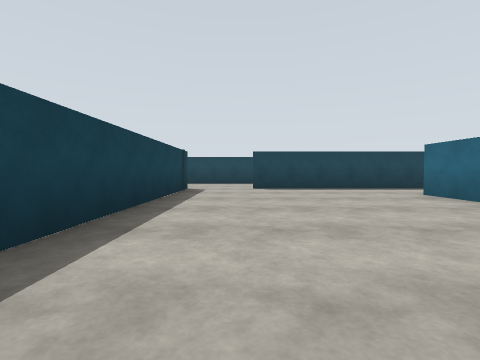
View 1 (above)

24 first-person views from a walk through a robot-simulator world made for Gazebo. The camera is 1.2 m above the floor, tilts 2° down and sees 85° across. The floor is counted in squares, 2.5 m on a side. Each view is taken from the middle of a square. On the plan, view 1 faces up. The plan holds only what a view shows up to about 9 squares ahead; the rest is blank. The place goes on beyond the plan. Gazebo's built-in surfaces are drawn with simple patterns.

View 2
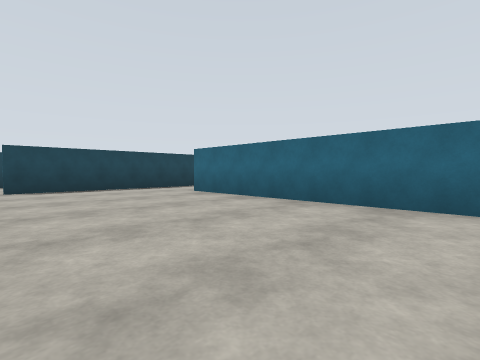

View 3
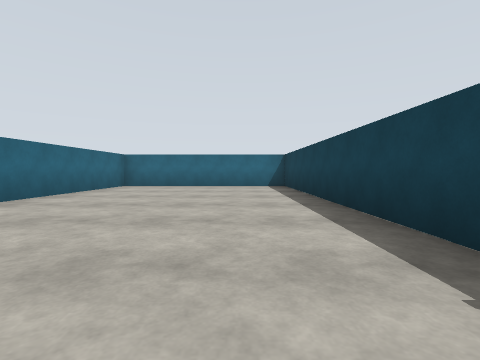

View 4
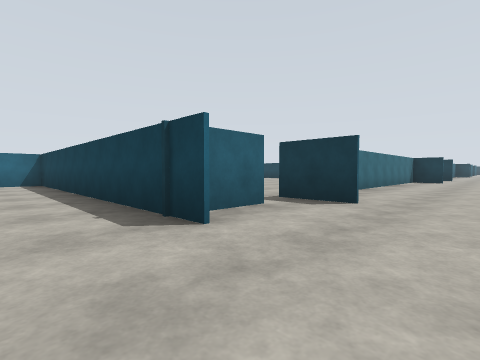

View 5
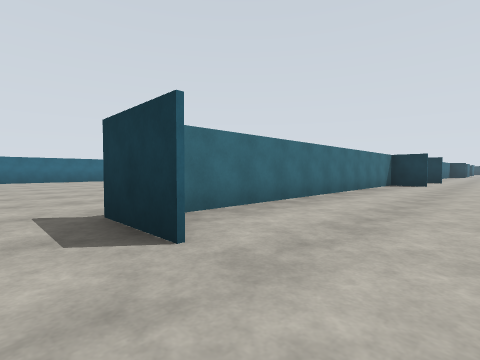

View 6
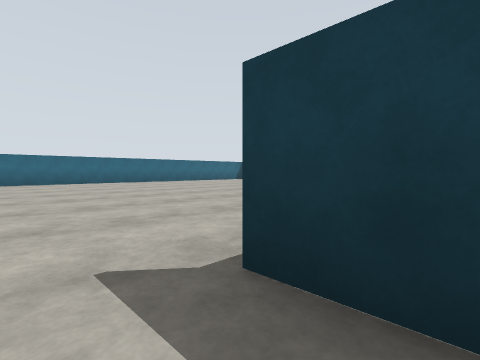

View 7
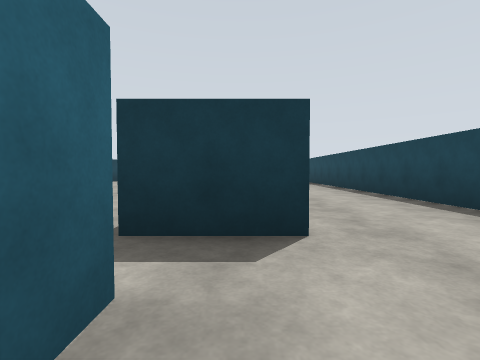

View 8
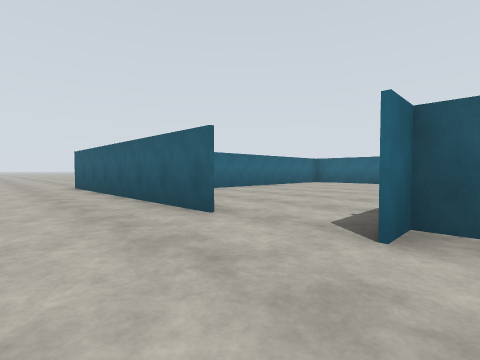

View 9
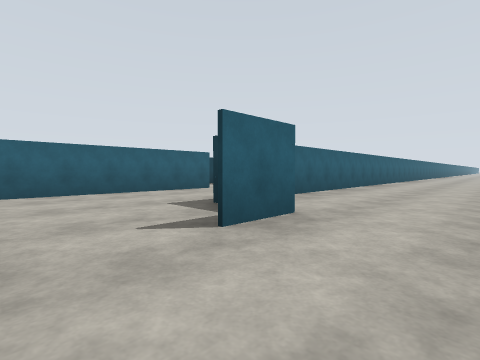

View 10
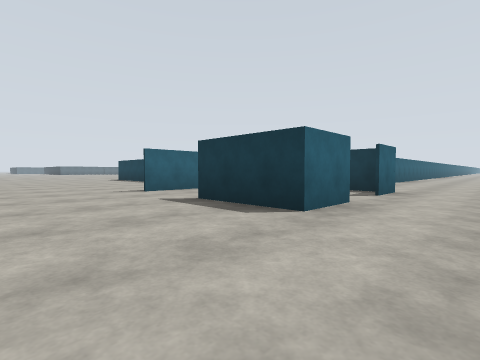

View 11
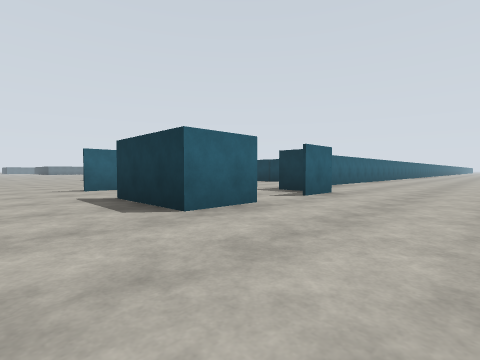

View 12
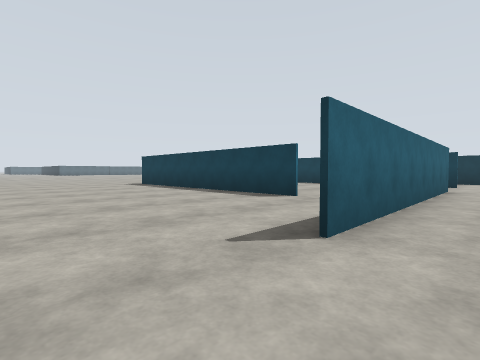

View 13
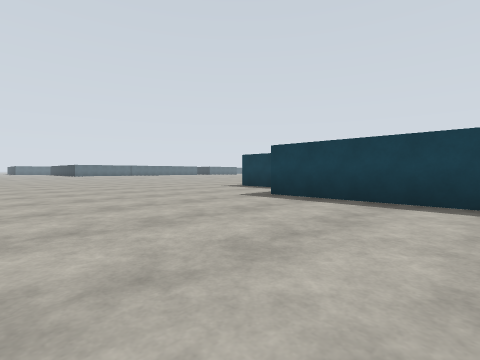

View 14
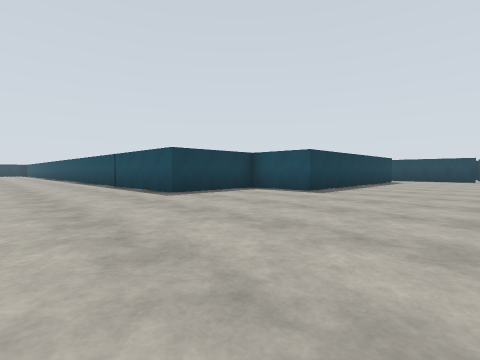

View 15
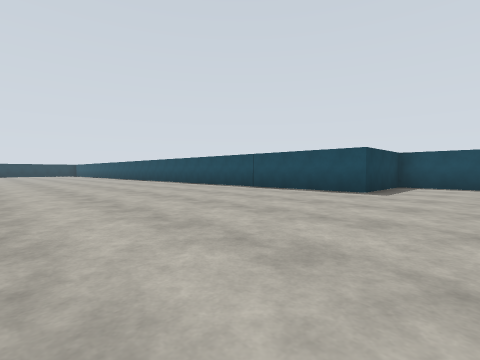

View 16
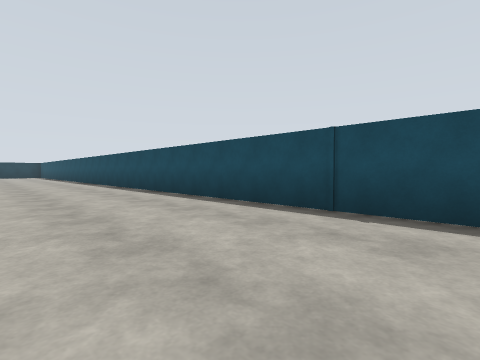

View 17
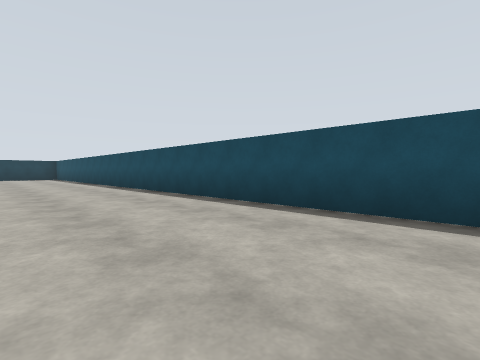

View 18
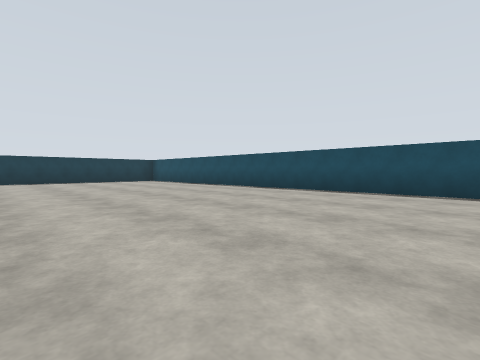

View 19
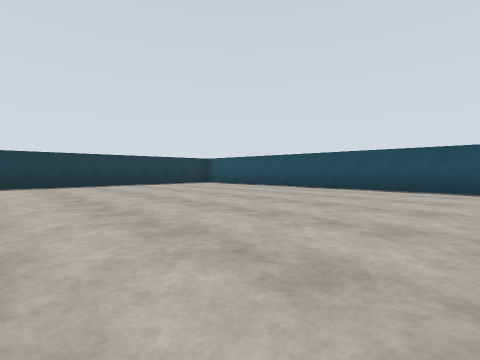

View 20
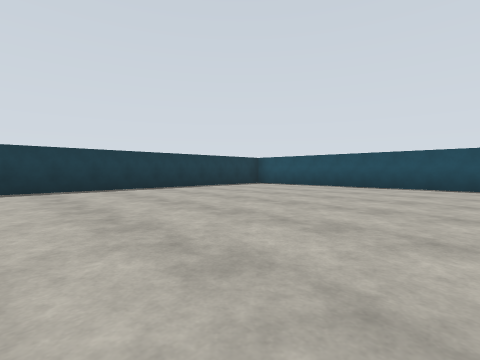

View 21
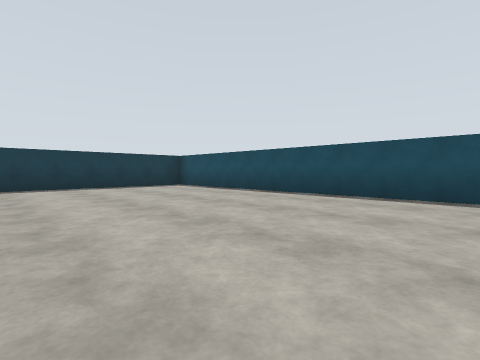

View 22
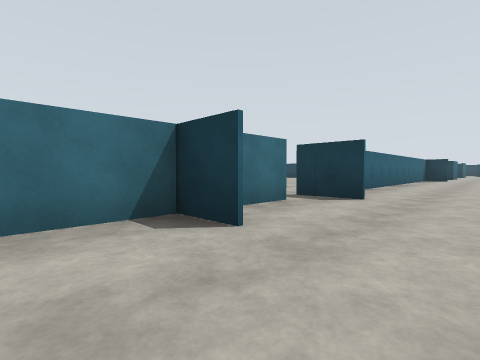

View 23
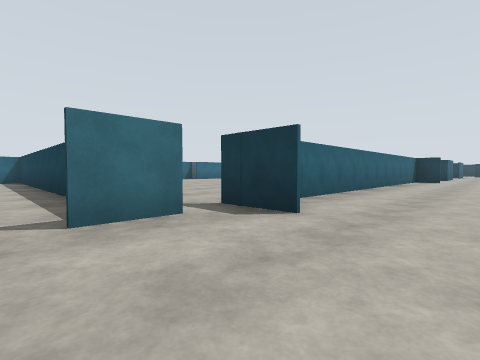

View 24
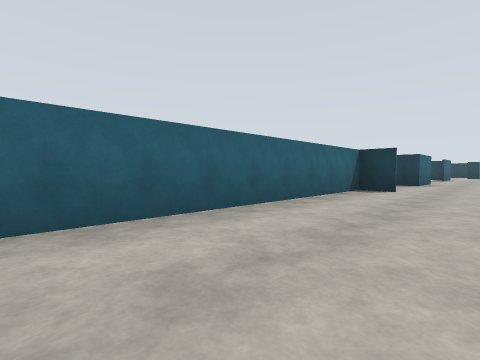

### Floor plan
Points are (right, up) in squares from view 1. A wall is a line through its corners. A room is listed if a view was taken in it or the views show most of it. See-through windows are left out.
Room 1 (views 1, 2)
walls: (-1.4, 7.1) (-1.4, -1.3) (3.7, -1.3) (3.7, 5.3); (3.6, 7.1) (0.2, 7.1)
ways out: opening at (0, 7) to room 2; opening at (4, 6) to room 2
Room 2 (views 3, 4, 5, 6, 7, 8, 9, 10, 11, 12, 13, 14, 15, 16, 17, 18, 19, 20, 21, 22, 23, 24)
walls: (-5.1, 9.9) (-11.1, 9.9); (-3.9, 7.6) (-3.9, 6); (-4.8, 10) (0.4, 10); (-12.6, 7.5) (-12.6, 6.5) (-4.6, 6.5); (-3, 6.5) (-1.5, 6.5) (-1.5, 7.1); (-14.6, 6.5) (-13.5, 6.5); (-15.5, 7.5) (-15.5, 6); (0.2, 7.1) (6.4, 7.1); (2.5, 11) (2.5, 9.9); (2.4, 11.3) (3.6, 11.3); (3.7, 5.3) (3.7, -1.4) (1.9, -1.4) (1.9, -4) (-21.9, -4) (-21.9, -11.7); (5, 7.1) (3.6, 7.1); (4.9, 11.3) (6.3, 11.3) (6.3, 9.3); (-25.7, 7.4) (-25.7, 6.5) (-15.5, 6.5); (-30, 7.1) (-28.7, 7.1) (-28.7, 6.5)
ways out: opening at (0, 7) to room 1; opening at (4, 6) to room 1; opening at (-15, 7); gap at (-3, 6)

Positions as (right, up) in squares from view 1, and headings:
1: (0, 0), facing up
2: (0, 0), facing up-right
3: (0, 7), facing down
4: (0, 9), facing down-left
5: (-3, 9), facing down-left
6: (-3, 7), facing down-left
7: (-2, 7), facing left
8: (-2, 9), facing down-right
9: (5, 13), facing down-left
10: (9, 13), facing down-left
11: (8, 14), facing down-left
12: (8, 8), facing down-left
13: (8, 2), facing down-left
14: (7, -7), facing up-left
15: (4, -10), facing up-left
16: (0, -7), facing up-left
17: (-5, -7), facing up-left
18: (-10, -10), facing up-left
19: (-13, -11), facing up-left
20: (-15, -12), facing up-left
21: (-14, -9), facing up-left
22: (-11, 9), facing down-left
23: (-13, 9), facing down-left
24: (-19, 9), facing down-left
